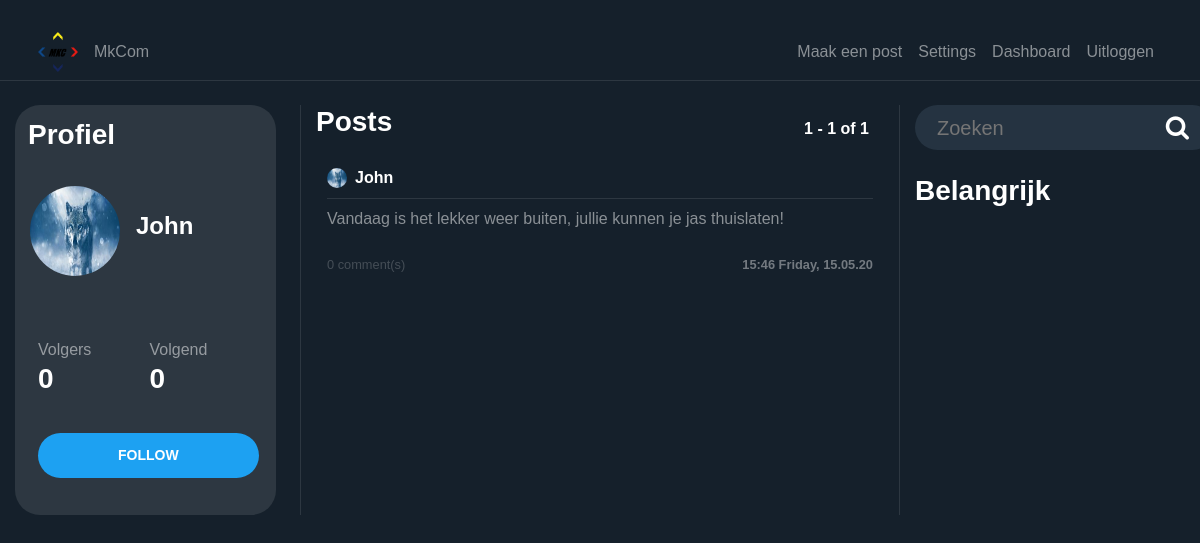
The app's page /user/John (signed in) with its own data.
### users/models.py (models this page shows, shortened)
class Profile(models.Model):
    user = models.OneToOneField(User, on_delete=models.CASCADE)
    image = models.ImageField(default='default.png', upload_to='profile_pics')
    @property
    def followers(self):
        return Follow.objects.filter(follow_user=self.user).count()
    @property
    def following(self):
        return Follow.objects.filter(user=self.user).count()

### blog/models.py (models this page shows, shortened)
class Post(models.Model):
    content = models.TextField(max_length=1000)
    date_posted = models.DateTimeField(default=timezone.now)
    author = models.ForeignKey(User, on_delete=models.CASCADE)
    @property
    def number_of_comments(self):
        return Comment.objects.filter(post_connected=self).count()

### blog/views.py (the view, shortened to what this page needs)
# urls.py: path('user/<str:username>', UserPostListView.as_view(), name='user-posts'),
class UserPostListView(LoginRequiredMixin, ListView):
    model = Post
    template_name = 'blog/user_posts.html'
    context_object_name = 'posts'
    paginate_by = PAGINATION_COUNT
    def visible_user(self):
        return get_object_or_404(User, username=self.kwargs.get('username'))
    def get_context_data(self, **kwargs):
        visible_user = self.visible_user()
        logged_user = self.request.user
        print(logged_user.username == '', file=sys.stderr)
        if logged_user.username == '' or logged_user is None:
            can_follow = False
        else:
            can_follow = (Follow.objects.filter(user=logged_user,
                                                follow_user=visible_user).count() == 0)
        data = super().get_context_data(**kwargs)
        data['user_profile'] = visible_user
        data['can_follow'] = can_follow
        return data
    def get_queryset(self):
        user = self.visible_user()
        return Post.objects.filter(author=user).order_by('-date_posted')

### blog/templates/blog/user_posts.html
{% extends "blog/home.html" %}

### blog/templates/blog/home.html (shortened to what this page needs)
{% extends "blog/base.html" %}
{% load static %}
{% block content %}
<div class="row">
    <div class="col-12 col-md-3 pr-4 dont-move">
        <div class="profile-section">
            <h3 class="white-important p-2">
                Profiel
            </h3>
            <article class="media content-section" style="height: 140px; width: 100%">
                {%  if user_profile != None %}
                <div class="mt-2 d-flex full-width align-items-center">
                    <img class="rounded-circle mr-3 img-fluid"
                         style="width: 90px; height: 90px;"
                         src="{{ user_profile.profile.image.url }}">
                    <div>
                        <h4 style="text-align: left"
                            class="white-important">
                            {{ user_profile.username }}
                        </h4>
                    </div>
                </div>
                {%  endif %}
            </article>
            <article class="media content-section">
                <div class="row full-width pl-2">
                    <div class="col-6">
                        Volgers
                    </div>
                    <div class="col-6">
                        Volgend
                    </div>
                    {%  if user_profile != None %}
                    <div class="col-6">
                        <h3 class="white-important follow-click">
                            <a href="{% url 'user-followers' user_profile.username %}">
                                {{ user_profile.profile.followers }}
                            </a>
                        </h3>
                    </div>
                    <div class="col-6">
                        <a href="{% url 'user-follows' user_profile.username %}">
                            <h3 class="white-important follow-click">
                                {{ user_profile.profile.following }}
                            </h3>
                        </a>
                    </div>
                    {%  endif %}
                </div>
            </article>
            <div class="d-flex">
                {%  if user_profile is not None and user_profile.id != user.id  and user.username != '' %}
                <form method="POST">
                    <div class="form-group">
                        <button style="margin-left: 18px" class="btn btn-sm btn-outline-primary"
                                name="{% if can_follow %}follow{% else %}unfollow{% endif %}"
                                type="submit">
                            {% if can_follow %}
                            FOLLOW
                            {% else %}
                            UNFOLLOW
                            {% endif %}
                        </button>
                    </div>
                </form>
                {% endif %}
            </div>
        </div>
    </div>
    <div class="col-12 col-md-6 scrollable">
        <div class="full-width row">
            <div class="col-6">
                <h3 class="white-important mb-3">
                    Posts
                </h3>
            </div>
            <div class="col-6 no-padding">
                <h6 style="position: absolute; bottom: 0; right: 0"
                    class="white-important mb-3">
                    {{ page_obj.start_index }} - {{ page_obj.end_index }} of
                    {{ paginator.count }}
                </h6>
            </div>
        </div>
        {% for post in posts %}
        <article class="media content-section hovered-tweet">
            <div style="width: 100%; word-break: break-all;">
                <div class="pb-2 row m-0" style="width: 100%; margin-right: 0 !important;">
                    <div style="padding-left: 0px !important;"
                         class="col-8 no-padding d-flex align-items-center">
                        <img class="rounded-circle mr-2"
                             style="width: 20px; height: 20px;"
                             src="{{ post.author.profile.image.url }}">
                        <a class="mr-2 white-important" href="{% url 'user-posts' post.author %}">
                            {{ post.author }}
                        </a>
                    </div>
                    <div class="col-4 d-flex flex-row-reverse no-padding align-items-center"
                         style="padding-right: 0 !important;">
                    </div>
                </div>
                <div class="mb-2"
                     style="width: 100%; height: 1px; background-color: rgba(255, 255, 255, 0.1)"></div>
                <a style="color: rgba(255, 255, 255, 0.5) !important;"
                   href="{% url 'post-detail' post.id %}">
                    <p class="mb-4">
                        {{ post.content }}
                    </p>
                    <div class="row">
                        <div class="col-6">
                            <small style="opacity: 0.4;">
                                {{ post.number_of_comments }} comment(s)
                            </small>
                        </div>
                        <div class="col-6">
                            <small style="opacity: 0.4;"
                                   class="white-important d-flex full-width flex-row-reverse">
                                {{ post.date_posted | date:"H:i l, d.m.y" }}
                            </small>
                        </div>
                    </div>
                </a>
            </div>
        </article>
        {% endfor %}
    </div>
    <div class="col-12 col-md-3 dont-move">
        <form action="{% url 'search' %}" method="post">
            <div class="search-container">
                <div class="search">
                    <input required name="search" type="text" id="zip-code-input" placeholder="Zoeken">
                    <button type="submit" style="border:0; background: transparent;"><i class="fa fa-search"></i> </button> </a>
        </form>
    </div>
</div>
<h3 class="white-important mb-3 mt-4"> Belangrijk </h3>
        </div>
    </div>
{% endblock content %}

### blog/static/blog/main.css (style rules this page uses)
:root { --muted-color: rgba(255, 255, 255, 0.5); }
body { background: #15202b; color: var(--muted-color); margin-top: 5rem; }
h1, h2, h3, h4, h5, h6 { color: var(--muted-color); }
.content-section { padding: 10px 10px; margin-bottom: 20px; }
.no-padding { padding: 0 !important; }
a { color: white; text-underline: none; text-decoration: none !important; }
article { border-radius: 4px; }
.white-important { color: white; font-weight: bold; }
.full-width { width: 100% }
.btn-outline-primary { border-color: white; color: white !important; padding: 12px 80px 12px 80px; font-weight: bold; background-color: #1da1f2; border:0; border-radius: 25px; }
.hovered-tweet { cursor: pointer; }
.hovered-tweet { border: 1px solid transparent; }
.profile-section { background-color: #2d3741; padding: 5px; border-radius: 25px; }
.dont-move { position:; }
.scrollable { overflow-y: auto; border-left: 1px solid #2d3741; border-right: 1px solid #2d3741; }

### blog/static/blog/style.css (style rules this page uses)
body { font-family: Arial, Helvetica, sans-serif; height: 100vh; margin: 0; padding: 0; }
.search-container { width: 300px; height: 45px; background-color: #253341; border-radius: 30px; display: flex; }
.search-container input { width: 100%; font-size: 20px; background-color: transparent; border: 0; color: white; }
.search-container .search { flex-grow: 1; display: flex; align-items: center; padding-left: 20px; padding-right: 20px; }
.search i { font-size: 25px; color: white; }
.search i { cursor: pointer; }

### records on screen
Post: author.profile.image (picture), author "John", content "Vandaag is het lekker weer buiten, jullie kunnen je jas thuislaten!", number_of_comments "0", date_posted "15:46 Friday, 15.05.20"

### other values on screen
{{ user_profile.username }} "John"
{{ user_profile.profile.followers }} "0"
{{ user_profile.profile.following }} "0"
{{ page_obj.start_index }} "1"
{{ page_obj.end_index }} "1"
{{ paginator.count }} "1"
